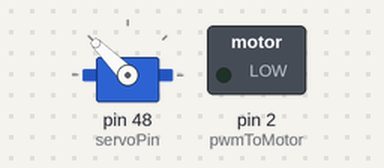
A sketch run on a simulated Arduino Mega 2560, built with avr-gcc and run on an emulated ATmega2560. Parts: servo, switched loads named in the sketch (green lamp = pin HIGH).

Above: at 0.1 s.
At 19.7 s:
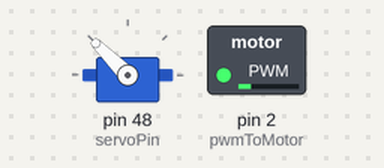
Timing chart, 0 to 40.0 s (numbered marks = the images above):
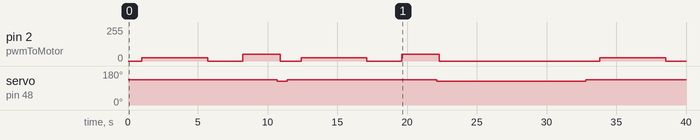

Measured:
- by itself, servo on pin 48 (servoPin): 135° → 125° at 10.7 s, → 135° 0.70 s later, → 125° 10.7 s later, → 135° 10.7 s later
- by itself, pin 2 (pwmToMotor): 0/255 → 25/255 at 1.0 s, → 0/255 4.7 s later, → 51/255 2.5 s later, → 0/255 2.7 s later, … (10 changes in this stretch)

The sketch:

driveCircle_10.ino
```cpp
#include <Servo.h>

Servo carServo; // Create a Servo Object

#define pwmToMotor 2        // Defining the PWM pin to run the motor
#define servoPin 48         // Defining the servo control pin

void      driveCircle();    // Drive circle function initial definition to drive a circle
void      carStop();        // Stop function initial definition


int carSpeed = 25.5;           // define a variable for speed of the car

void setup()               // All the initail configuration should be placed here in setup
{
  carServo.attach(servoPin);  // setting the Servo motor control for the pin
}

void loop()                // Loop function which will be run forever
{
  driveCircle();          // drive a circle
  carStop();              // stop the car
                          // set new value for speed (change the duty cycle of the PWM)
  driveCircle();          // drive a circle again
  carStop();              // stop again
  delay(10000);           // wait for 10 seconds
}


void driveCircle()
{
  carServo.write(135);  // sets wheels
  delay(1000);

  analogWrite(pwmToMotor, carSpeed);  // drives at 10%
  delay(4710);

  analogWrite(pwmToMotor, 0); // stop motor
  delay(2500);

  analogWrite(pwmToMotor, 51);  // drives a 20%
  delay(2500);

  carServo.write(125);  // ajust wheels for cut in at end
  delay(200);

  analogWrite(pwmToMotor, 0); // stop motor
  delay(500);
}

void carStop()
{
  // The code to stop the car
}
```
